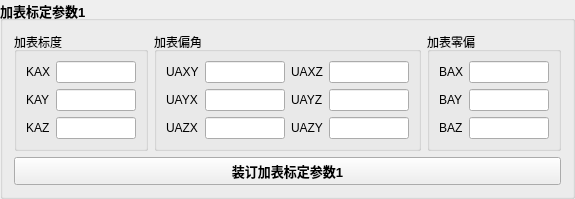
    <widget class="QGroupBox" name="groupBox_18">
     <property name="font">
      <font>
       <pointsize>10</pointsize>
       <weight>75</weight>
       <bold>true</bold>
      </font>
     </property>
     <property name="title">
      <string>加表标定参数1</string>
     </property>
     <layout class="QGridLayout" name="gridLayout_20">
      <item row="0" column="0" rowspan="3">
       <widget class="QGroupBox" name="groupBox_6">
        <property name="font">
         <font>
          <pointsize>9</pointsize>
          <weight>50</weight>
          <bold>false</bold>
         </font>
        </property>
        <property name="title">
         <string>加表标度</string>
        </property>
        <layout class="QGridLayout" name="gridLayout_6">
         <item row="0" column="0">
          <widget class="QLabel" name="label_22">
           <property name="text">
            <string>KAX</string>
           </property>
          </widget>
         </item>
         <item row="0" column="1">
          <widget class="QLineEdit" name="lineEdit_22">
           <property name="minimumSize">
            <size>
             <width>80</width>
             <height>0</height>
            </size>
           </property>
           <property name="maximumSize">
            <size>
             <width>80</width>
             <height>16777215</height>
            </size>
           </property>
           <property name="toolTip">
            <string>-2147.483648 ~2147.483647μm/s/p</string>
           </property>
          </widget>
         </item>
         <item row="1" column="0">
          <widget class="QLabel" name="label_23">
           <property name="text">
            <string>KAY</string>
           </property>
          </widget>
         </item>
         <item row="1" column="1">
          <widget class="QLineEdit" name="lineEdit_23">
           <property name="minimumSize">
            <size>
             <width>80</width>
             <height>0</height>
            </size>
           </property>
           <property name="maximumSize">
            <size>
             <width>80</width>
             <height>16777215</height>
            </size>
           </property>
           <property name="toolTip">
            <string>-2147.483648 ~2147.483647μm/s/p</string>
           </property>
          </widget>
         </item>
         <item row="2" column="0">
          <widget class="QLabel" name="label_24">
           <property name="text">
            <string>KAZ</string>
           </property>
          </widget>
         </item>
         <item row="2" column="1">
          <widget class="QLineEdit" name="lineEdit_24">
           <property name="minimumSize">
            <size>
             <width>80</width>
             <height>0</height>
            </size>
           </property>
           <property name="maximumSize">
            <size>
             <width>80</width>
             <height>16777215</height>
            </size>
           </property>
           <property name="toolTip">
            <string>-2147.483648 ~2147.483647μm/s/p</string>
           </property>
          </widget>
         </item>
        </layout>
       </widget>
      </item>
      <item row="0" column="2" rowspan="3">
       <widget class="QGroupBox" name="groupBox_4">
        <property name="font">
         <font>
          <pointsize>9</pointsize>
          <weight>50</weight>
          <bold>false</bold>
         </font>
        </property>
        <property name="title">
         <string>加表零偏</string>
        </property>
        <layout class="QGridLayout" name="gridLayout_8">
         <item row="0" column="0">
          <widget class="QLabel" name="label_13">
           <property name="text">
            <string>BAX</string>
           </property>
          </widget>
         </item>
         <item row="0" column="1">
          <widget class="QLineEdit" name="lineEdit_13">
           <property name="minimumSize">
            <size>
             <width>80</width>
             <height>0</height>
            </size>
           </property>
           <property name="maximumSize">
            <size>
             <width>80</width>
             <height>16777215</height>
            </size>
           </property>
           <property name="toolTip">
            <string>-2147.483648 ~2147.483647mg</string>
           </property>
          </widget>
         </item>
         <item row="1" column="0">
          <widget class="QLabel" name="label_14">
           <property name="text">
            <string>BAY</string>
           </property>
          </widget>
         </item>
         <item row="1" column="1">
          <widget class="QLineEdit" name="lineEdit_14">
           <property name="minimumSize">
            <size>
             <width>80</width>
             <height>0</height>
            </size>
           </property>
           <property name="maximumSize">
            <size>
             <width>80</width>
             <height>16777215</height>
            </size>
           </property>
           <property name="toolTip">
            <string>-2147.483648 ~2147.483647mg</string>
           </property>
          </widget>
         </item>
         <item row="2" column="0">
          <widget class="QLabel" name="label_15">
           <property name="text">
            <string>BAZ</string>
           </property>
          </widget>
         </item>
         <item row="2" column="1">
          <widget class="QLineEdit" name="lineEdit_15">
           <property name="minimumSize">
            <size>
             <width>80</width>
             <height>0</height>
            </size>
           </property>
           <property name="maximumSize">
            <size>
             <width>80</width>
             <height>16777215</height>
            </size>
           </property>
           <property name="toolTip">
            <string>-2147.483648 ~2147.483647mg</string>
           </property>
          </widget>
         </item>
        </layout>
       </widget>
      </item>
      <item row="3" column="0" colspan="3">
       <widget class="QPushButton" name="pushButton_2">
        <property name="text">
         <string>装订加表标定参数1</string>
        </property>
       </widget>
      </item>
      <item row="0" column="1" rowspan="3">
       <widget class="QGroupBox" name="groupBox_5">
        <property name="font">
         <font>
          <pointsize>9</pointsize>
          <weight>50</weight>
          <bold>false</bold>
         </font>
        </property>
        <property name="title">
         <string>加表偏角</string>
        </property>
        <layout class="QGridLayout" name="gridLayout_5">
         <item row="0" column="0">
          <widget class="QLabel" name="label_16">
           <property name="text">
            <string>UAXY</string>
           </property>
          </widget>
         </item>
         <item row="0" column="1">
          <widget class="QLineEdit" name="lineEdit_16">
           <property name="minimumSize">
            <size>
             <width>80</width>
             <height>0</height>
            </size>
           </property>
           <property name="maximumSize">
            <size>
             <width>80</width>
             <height>16777215</height>
            </size>
           </property>
           <property name="toolTip">
            <string>-214748.3648 ~214748.3647角分</string>
           </property>
          </widget>
         </item>
         <item row="0" column="2">
          <widget class="QLabel" name="label_17">
           <property name="text">
            <string>UAXZ</string>
           </property>
          </widget>
         </item>
         <item row="0" column="3">
          <widget class="QLineEdit" name="lineEdit_17">
           <property name="minimumSize">
            <size>
             <width>80</width>
             <height>0</height>
            </size>
           </property>
           <property name="maximumSize">
            <size>
             <width>80</width>
             <height>16777215</height>
            </size>
           </property>
           <property name="toolTip">
            <string>-214748.3648 ~214748.3647角分</string>
           </property>
          </widget>
         </item>
         <item row="1" column="0">
          <widget class="QLabel" name="label_18">
           <property name="text">
            <string>UAYX</string>
           </property>
          </widget>
         </item>
         <item row="1" column="1">
          <widget class="QLineEdit" name="lineEdit_18">
           <property name="minimumSize">
            <size>
             <width>80</width>
             <height>0</height>
            </size>
           </property>
           <property name="maximumSize">
            <size>
             <width>80</width>
             <height>16777215</height>
            </size>
           </property>
           <property name="toolTip">
            <string>-214748.3648 ~214748.3647角分</string>
           </property>
          </widget>
         </item>
         <item row="1" column="2">
          <widget class="QLabel" name="label_19">
           <property name="text">
            <string>UAYZ</string>
           </property>
          </widget>
         </item>
         <item row="1" column="3">
          <widget class="QLineEdit" name="lineEdit_19">
           <property name="minimumSize">
            <size>
             <width>80</width>
             <height>0</height>
            </size>
           </property>
           <property name="maximumSize">
            <size>
             <width>80</width>
             <height>16777215</height>
            </size>
           </property>
           <property name="toolTip">
            <string>-214748.3648 ~214748.3647角分</string>
           </property>
          </widget>
         </item>
         <item row="2" column="0">
          <widget class="QLabel" name="label_20">
           <property name="text">
            <string>UAZX</string>
           </property>
          </widget>
         </item>
         <item row="2" column="1">
          <widget class="QLineEdit" name="lineEdit_20">
           <property name="minimumSize">
            <size>
             <width>80</width>
             <height>0</height>
            </size>
           </property>
           <property name="maximumSize">
            <size>
             <width>80</width>
             <height>16777215</height>
            </size>
           </property>
           <property name="toolTip">
            <string>-214748.3648 ~214748.3647角分</string>
           </property>
          </widget>
         </item>
         <item row="2" column="2">
          <widget class="QLabel" name="label_21">
           <property name="text">
            <string>UAZY</string>
           </property>
          </widget>
         </item>
         <item row="2" column="3">
          <widget class="QLineEdit" name="lineEdit_21">
           <property name="minimumSize">
            <size>
             <width>80</width>
             <height>0</height>
            </size>
           </property>
           <property name="maximumSize">
            <size>
             <width>80</width>
             <height>16777215</height>
            </size>
           </property>
           <property name="toolTip">
            <string>-214748.3648 ~214748.3647角分</string>
           </property>
          </widget>
         </item>
        </layout>
       </widget>
      </item>
     </layout>
    </widget>
